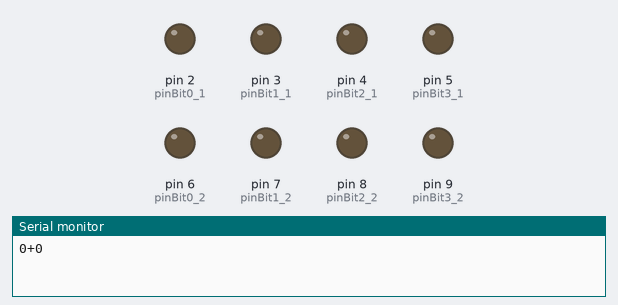
The sketch below on a simulated Arduino Uno, built with avr-gcc and run on an emulated ATmega328P. On the bench: output pins drawn as LEDs (lit = HIGH), the last lines printed to the serial monitor.

Above: at 0.1 s.
At 4.6 s:
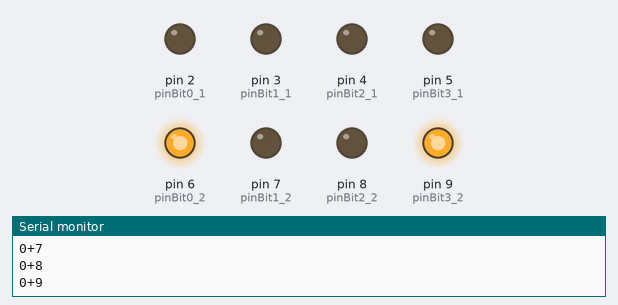
At 9.6 s:
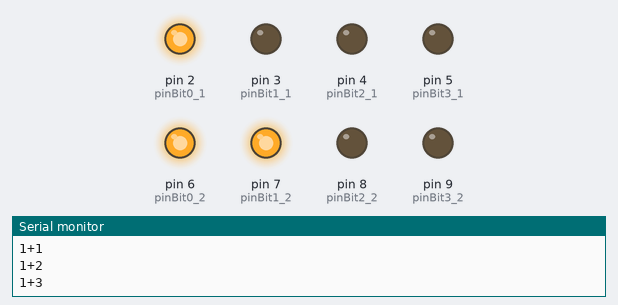
At 19.6 s:
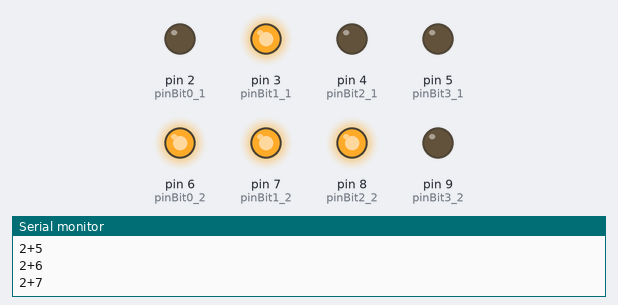
At 29.1 s:
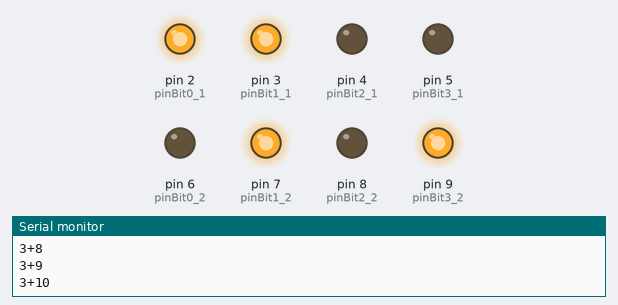
At 39.1 s:
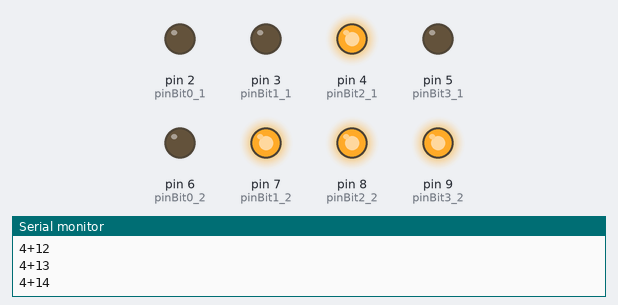
Timing chart, 0 to 40.0 s (numbered marks = the images above):
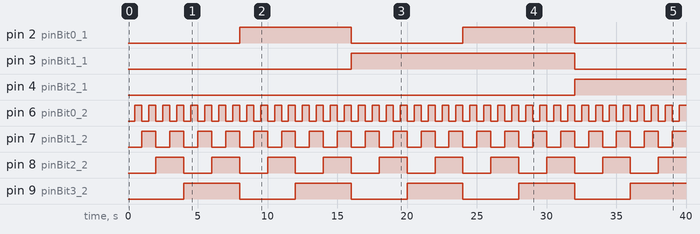

Measured:
- by itself, pin 2 (pinBit0_1): alternates HIGH for 8.0 s and LOW for 8.0 s
- by itself, pin 3 (pinBit1_1): LOW → HIGH at 16.0 s, → LOW 16.0 s later
- by itself, pin 4 (pinBit2_1): LOW → HIGH at 32.0 s
- by itself, pin 6 (pinBit0_2): alternates HIGH for 0.50 s and LOW for 0.50 s
- by itself, pin 7 (pinBit1_2): alternates HIGH for 1.0 s and LOW for 1.0 s
- by itself, pin 8 (pinBit2_2): alternates HIGH for 2.0 s and LOW for 2.0 s
- by itself, pin 9 (pinBit3_2): alternates HIGH for 4.0 s and LOW for 4.0 s

The sketch:

PracticaArquitectura.ino
```cpp
//Pines Digitales
int pinBit0_1 = 2, pinBit1_1 = 3, pinBit2_1 = 4, pinBit3_1 = 5;
int pinBit0_2 = 6, pinBit1_2 = 7, pinBit2_2 = 8, pinBit3_2 = 9;

void setup() {
  //Inicio Serial
  Serial.begin(9600);

  //Inicializo pines como de salida
  pinMode(pinBit0_1,OUTPUT);
  pinMode(pinBit1_1,OUTPUT);
  pinMode(pinBit2_1,OUTPUT);
  pinMode(pinBit3_1,OUTPUT);
  pinMode(pinBit0_2,OUTPUT);
  pinMode(pinBit1_2,OUTPUT);
  pinMode(pinBit2_2,OUTPUT);
  pinMode(pinBit3_2,OUTPUT);
}

void loop(){
  int num1 = 0;
  int num2 = 0;
  for (num1 = 0; num1 < 16; num1++){
    for (num2 = 0; num2 < 16; num2++){
      Serial.print(num1);
      Serial.print("+");
      Serial.println(num2);
      digitalWrite(pinBit0_1, (num1 & 0b0001) ? HIGH : LOW);
      digitalWrite(pinBit1_1, (num1 & 0b0010) ? HIGH : LOW);
      digitalWrite(pinBit2_1, (num1 & 0b0100) ? HIGH : LOW);
      digitalWrite(pinBit3_1, (num1 & 0b1000) ? HIGH : LOW);
      digitalWrite(pinBit0_2, (num2 & 0b0001) ? HIGH : LOW);
      digitalWrite(pinBit1_2, (num2 & 0b0010) ? HIGH : LOW);
      digitalWrite(pinBit2_2, (num2 & 0b0100) ? HIGH : LOW);
      digitalWrite(pinBit3_2, (num2 & 0b1000) ? HIGH : LOW);
      delay(500);
    }
  }
}
```
